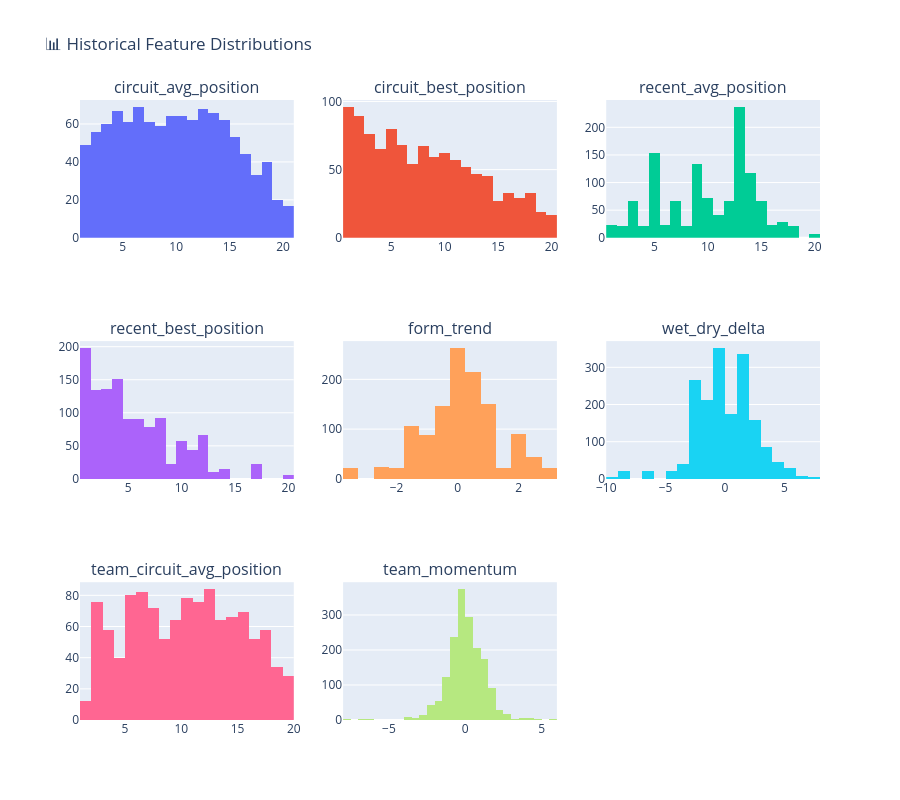

This figure's notebook cell:
### Code cell
# Historical features distributions
if historical_features:
    fig = make_subplots(
        rows=3, cols=3,
        subplot_titles=historical_features
    )
    
    for idx, feat in enumerate(historical_features[:9]):
        row = idx // 3 + 1
        col = idx % 3 + 1
        
        data = df[feat].dropna()
        
        fig.add_trace(
            go.Histogram(x=data, name=feat, showlegend=False, nbinsx=30),
            row=row, col=col
        )
    
    fig.update_layout(height=800, title_text='📊 Historical Feature Distributions')
    fig.show()

### Figure 1 — Plotly figure (JSON) as saved in the notebook; plotly's stock layout.template omitted (floating-point values rounded to 4 significant figures; data arrays with more than 128 entries replaced by an {"elided": "..."} marker saying what was removed)
{"data": [{"name": "circuit_avg_position", "nbinsx": 30, "showlegend": false, "type": "histogram", "x": {"elided": "1075 float values"}, "xaxis": "x", "yaxis": "y"}, {"name": "circuit_best_position", "nbinsx": 30, "showlegend": false, "type": "histogram", "x": {"elided": "1075 float values"}, "xaxis": "x2", "yaxis": "y2"}, {"name": "recent_avg_position", "nbinsx": 30, "showlegend": false, "type": "histogram", "x": {"elided": "1214 float values"}, "xaxis": "x3", "yaxis": "y3"}, {"name": "recent_best_position", "nbinsx": 30, "showlegend": false, "type": "histogram", "x": {"elided": "1214 float values"}, "xaxis": "x4", "yaxis": "y4"}, {"name": "form_trend", "nbinsx": 30, "showlegend": false, "type": "histogram", "x": {"elided": "1214 float values"}, "xaxis": "x5", "yaxis": "y5"}, {"name": "wet_dry_delta", "nbinsx": 30, "showlegend": false, "type": "histogram", "x": {"elided": "1785 float values"}, "xaxis": "x6", "yaxis": "y6"}, {"name": "team_circuit_avg_position", "nbinsx": 30, "showlegend": false, "type": "histogram", "x": {"elided": "1145 float values"}, "xaxis": "x7", "yaxis": "y7"}, {"name": "team_momentum", "nbinsx": 30, "showlegend": false, "type": "histogram", "x": {"elided": "1699 float values"}, "xaxis": "x8", "yaxis": "y8"}], "layout": {"annotations": [{"font": {"size": 16}, "showarrow": false, "text": "circuit_avg_position", "x": 0.1444, "xanchor": "center", "xref": "paper", "y": 1, "yanchor": "bottom", "yref": "paper"}, {"font": {"size": 16}, "showarrow": false, "text": "circuit_best_position", "x": 0.5, "xanchor": "center", "xref": "paper", "y": 1, "yanchor": "bottom", "yref": "paper"}, {"font": {"size": 16}, "showarrow": false, "text": "recent_avg_position", "x": 0.8556, "xanchor": "center", "xref": "paper", "y": 1, "yanchor": "bottom", "yref": "paper"}, {"font": {"size": 16}, "showarrow": false, "text": "recent_best_position", "x": 0.1444, "xanchor": "center", "xref": "paper", "y": 0.6111, "yanchor": "bottom", "yref": "paper"}, {"font": {"size": 16}, "showarrow": false, "text": "form_trend", "x": 0.5, "xanchor": "center", "xref": "paper", "y": 0.6111, "yanchor": "bottom", "yref": "paper"}, {"font": {"size": 16}, "showarrow": false, "text": "wet_dry_delta", "x": 0.8556, "xanchor": "center", "xref": "paper", "y": 0.6111, "yanchor": "bottom", "yref": "paper"}, {"font": {"size": 16}, "showarrow": false, "text": "team_circuit_avg_position", "x": 0.1444, "xanchor": "center", "xref": "paper", "y": 0.2222, "yanchor": "bottom", "yref": "paper"}, {"font": {"size": 16}, "showarrow": false, "text": "team_momentum", "x": 0.5, "xanchor": "center", "xref": "paper", "y": 0.2222, "yanchor": "bottom", "yref": "paper"}], "height": 800, "title": {"text": "📊 Historical Feature Distributions"}, "xaxis": {"anchor": "y", "domain": [0, 0.2889]}, "xaxis2": {"anchor": "y2", "domain": [0.3556, 0.6444]}, "xaxis3": {"anchor": "y3", "domain": [0.7111, 1]}, "xaxis4": {"anchor": "y4", "domain": [0, 0.2889]}, "xaxis5": {"anchor": "y5", "domain": [0.3556, 0.6444]}, "xaxis6": {"anchor": "y6", "domain": [0.7111, 1]}, "xaxis7": {"anchor": "y7", "domain": [0, 0.2889]}, "xaxis8": {"anchor": "y8", "domain": [0.3556, 0.6444]}, "xaxis9": {"anchor": "y9", "domain": [0.7111, 1]}, "yaxis": {"anchor": "x", "domain": [0.7778, 1]}, "yaxis2": {"anchor": "x2", "domain": [0.7778, 1]}, "yaxis3": {"anchor": "x3", "domain": [0.7778, 1]}, "yaxis4": {"anchor": "x4", "domain": [0.3889, 0.6111]}, "yaxis5": {"anchor": "x5", "domain": [0.3889, 0.6111]}, "yaxis6": {"anchor": "x6", "domain": [0.3889, 0.6111]}, "yaxis7": {"anchor": "x7", "domain": [0, 0.2222]}, "yaxis8": {"anchor": "x8", "domain": [0, 0.2222]}, "yaxis9": {"anchor": "x9", "domain": [0, 0.2222]}}}
